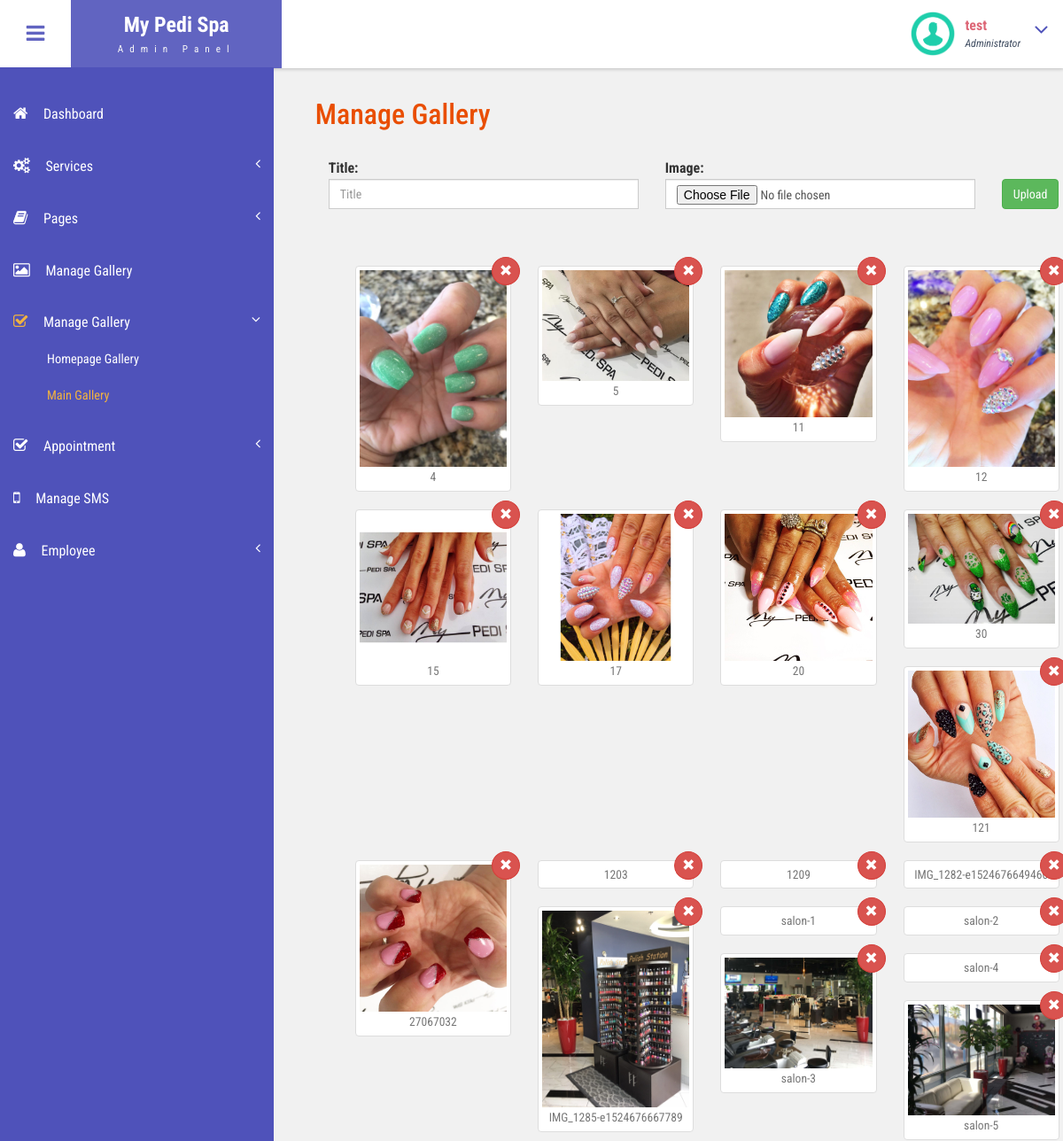
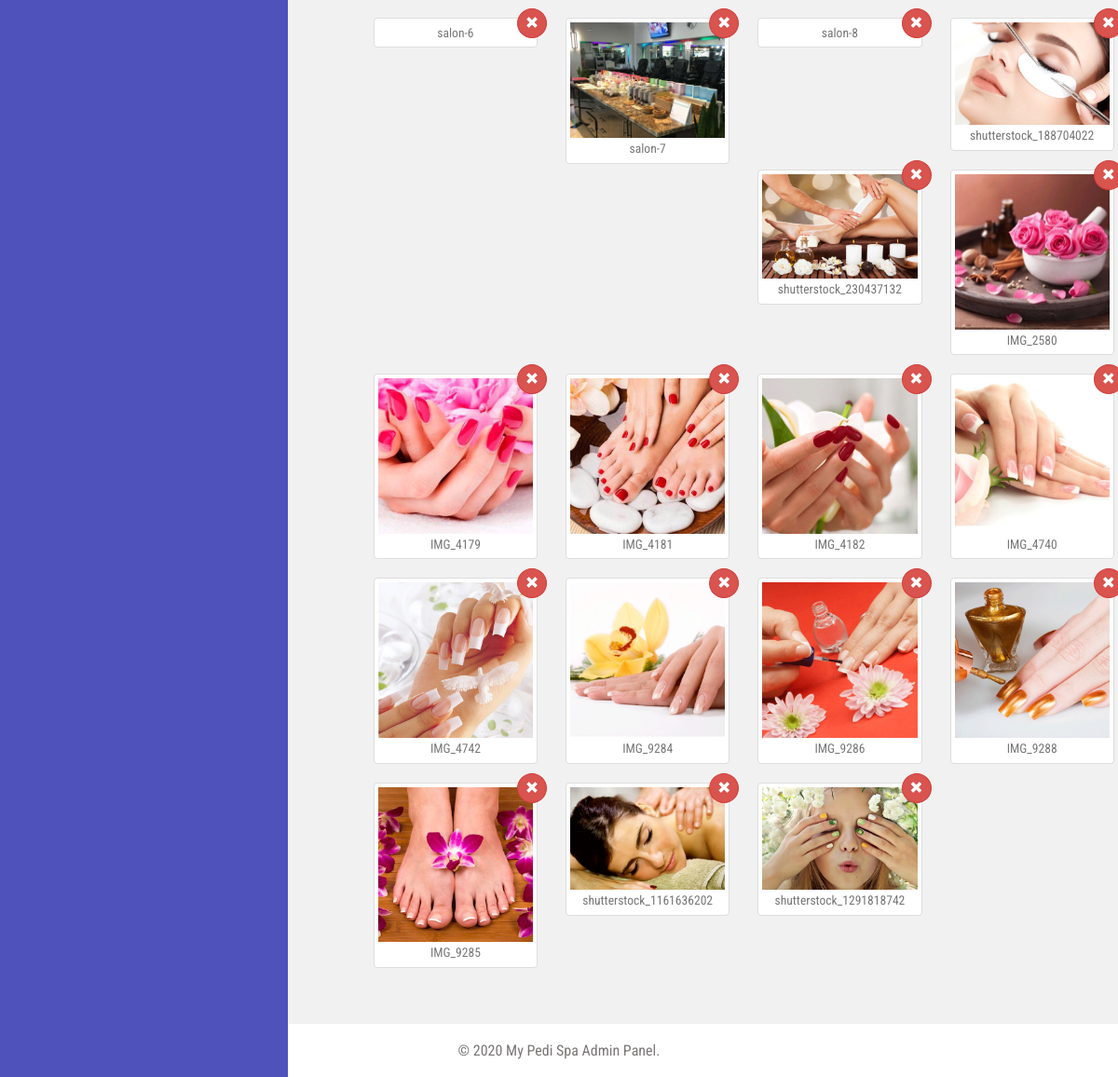
Page /admin/manage-gallery2.php (signed in) on the committed database (2 pictures, top to bottom).
### tables this page shows
CREATE TABLE `tblimage` (
  `id` int(10) UNSIGNED NOT NULL,
  `title` varchar(255) NOT NULL,
  `image` varchar(255) NOT NULL,
  `category` varchar(100) NOT NULL,
  `created_at` timestamp NULL DEFAULT current_timestamp(),
  `updated_at` timestamp NULL DEFAULT '0000-00-00 00:00:00' ON UPDATE current_timestamp()
);

### admin/manage-gallery2.php (the view, shortened to what this page needs)
<?php
include('includes/dbconnection.php');
if (strlen($_SESSION['bpmsaid']==0)) {
  header('location:logout.php');
  } else{
  ?>
<!DOCTYPE HTML>
<html>
<head>
<link href="css/bootstrap.css" rel='stylesheet' type='text/css' />
<link href="css/style.css" rel='stylesheet' type='text/css' />
<link href="css/font-awesome.css" rel="stylesheet">
<link href="css/animate.css" rel="stylesheet" type="text/css" media="all">
<link href="css/custom.css" rel="stylesheet">
</head>
<body class="cbp-spmenu-push">
	<div class="main-content">
		 <?php include_once('includes/sidebar.php');?>
		 <?php include_once('includes/header.php');?>
		<div id="page-wrapper">
			<div class="main-page">
			<div class="container">
    <h3 class="title1">Manage Gallery</h3>
    <form action="imageUpload2.php" class="form-image-upload" method="POST" enctype="multipart/form-data">
        <div class="row">
            <div class="col-md-4">
                <strong>Title:</strong>
                <input type="text" name="title" class="form-control" placeholder="Title">
            </div>
            <div class="col-md-4">
                <strong>Image:</strong>
                <input type="file" name="image" class="form-control">
            </div>
            <div class="col-md-1">
                <br/>
                <button type="submit" class="btn btn-success">Upload</button>
            </div>
        </div>
    </form>
  <div class="container" style="height: auto;">
        <div class="row flex-box flex-wrap-wrap flex-justify-left flex-align-left">
     <div class="col-sm-9">   <div class="row">
            <?php
            $sql = "SELECT * FROM tblimage WHERE category='main'";
            $images = mysqli_query($con,$sql);
            while($image = $images->fetch_assoc()){
            ?>
                <div class="col-sm-3">
                    <a class="thumbnail fancybox" rel="ligthbox" href="../assets/img/upload/<?php echo $image['image'] ?>">
                        <img  class="img-fluid" alt="" src="../assets/img/upload/<?php echo $image['image'] ?>" />
                        <div class='text-center'>
                            <small class='text-muted'><?php echo $image['title'] ?></small>
                        </div>
                    </a>
                    <form action="imageDelete.php" method="POST">
                    <button type="submit" class="close-icon btn btn-danger"><i class="glyphicon glyphicon-remove"></i></button>
                    </form>
               </div>
            <?php } ?>
 </div></div> <div class="col-sm-3"></div>
        </div>
    </div>
</div>
			</div>
		</div>
	</div>
		 <?php include_once('includes/footer.php');?>
</body>
</html>
<?php }  ?>

### admin/includes/sidebar.php (shortened to what this page needs)
<div class=" sidebar" role="navigation">
          <div class="navbar-collapse">
      <nav class="cbp-spmenu cbp-spmenu-vertical cbp-spmenu-left" id="cbp-spmenu-s1">
        <ul class="nav" id="side-menu">
          <li>
            <a href="dashboard.php"><i class="fa fa-home nav_icon"></i>Dashboard</a>
          </li>
          <li>
            <a href="add-services.php"><i class="fa fa-cogs nav_icon"></i>Services<span class="fa arrow"></span> </a>
          </li>
          <li class="">
            <a href="about-us.php"><i class="fa fa-book nav_icon"></i>Pages <span class="fa arrow"></span></a>
          </li>
          <li>
            <a href="manage-gallery.php"><i class="fa fa-picture-o nav_icon"></i></i>Manage Gallery</a>
          </li>
          <li>
            <a href="manage-gallery.php"><i class="fa fa-check-square-o nav_icon"></i>Manage Gallery<span class="fa arrow"></span></a>
            <ul class="nav nav-second-level collapse">
              <li>
                <a href="manage-gallery.php">Homepage Gallery</a>
              </li>
              <li>
                <a href="manage-gallery2.php">Main Gallery</a>
              </li>
            </ul>
          </li>
          <li>
            <a href="all-appointment.php"><i class="fa fa-check-square-o nav_icon"></i>Appointment<span class="fa arrow"></span></a>
          </li>
              <li>
            <a href="manage-sms.php"><i class="fa fa-mobile nav_icon"></i></i>Manage SMS</a>
          </li>
            <li>
            <a href="employee-list.php"><i class="fa fa-user nav_icon"></i>Employee<span class="fa arrow"></span></a>
          </li>
        </ul>
      </nav>
    </div>
  </div>

### admin/includes/header.php (shortened to what this page needs)
<div class="sticky-header header-section ">
      <div class="header-left">
        <button id="showLeftPush"><i class="fa fa-bars"></i></button>
        <div class="logo">
          <a href="dashboard.php">
            <h1>My Pedi Spa</h1>
            <span>Admin Panel</span>
          </a>
        </div>
      </div>
      <div class="header-right">
        <div class="profile_details">
        <?php
$adid=$_SESSION['bpmsaid'];
$ret=mysqli_query($con,"select AdminName from tbladmin where ID='$adid'");
$row=mysqli_fetch_array($ret);
$name=$row['AdminName'];
?>
          <ul>
            <li class="dropdown profile_details_drop">
              <a href="#" class="dropdown-toggle" data-toggle="dropdown" aria-expanded="false">
                <div class="profile_img">
                  <span class="prfil-img"><img src="images/download (1).png" alt="" width="50" height="50"> </span>
                  <div class="user-name">
                    <p><?php echo $name; ?></p>
                    <span>Administrator</span>
                  </div>
                  <i class="fa fa-angle-down lnr"></i>
                  <div class="clearfix"></div>
                </div>
              </a>
            </li>
          </ul>
        </div>
        <div class="clearfix"> </div>
      </div>
      <div class="clearfix"> </div>
    </div>

### admin/includes/footer.php
<div class="footer">
   <p>&copy; 2020 My Pedi Spa Admin Panel.</p>
</div>

### admin/css/style.css (style rules this page uses)
h4, h5, h6, h1, h2, h3 { margin: 0; }
ul, ol { margin: 0; }
p { margin: 0; }
html, body { font-family: 'Roboto Condensed', sans-serif; font-size: 100%; overflow-x: hidden; background: #fff; }
body a { transition: 0.5s all ease; -webkit-transition: 0.5s all ease; -moz-transition: 0.5s all ease; -o-transition: 0.5s all ease; -ms-transition: 0.5s all ease; text-decoration:none; }
h1,h2,h3,h4,h5,h6 { margin:0; }
p { margin:0; }
ul,label { margin:0; padding:0; }
.main-content { position: relative; }
.sticky-header { position: fixed; top: 0; left:0px; width: 100%; z-index: 100; }
.header-section { background:#FFF; box-shadow: 1px 1px 4px rgba(0, 0, 0, 0.21); -webkit-box-shadow: 1px 1px 4px rgba(0, 0, 0, 0.21); -moz-box-shadow: 1px 1px 4px rgba(0, 0, 0, 0.21); -o-box-shadow: 1px 1px 4px rgba(0, 0, 0, 0.21); }
.header-section::after { clear: both; display: block; content: ''; }
.header-left { float: left; width: 45%; }
.header-right { float: right; }
button#showLeftPush { font-size: 1.5em; width: 80px; padding: 0.87em 0; text-align: center; cursor: pointer; float: left; color: #6F6F6F; -moz-transition: all 0.2s ease-out 0s; -webkit-transition: all 0.2s ease-out 0s; transition: all 0.2s ease-out 0s; border: none; background-color: #fff; outline:none; }
.cbp-spmenu { position: fixed; }
.cbp-spmenu-vertical { width: 309px; height: 100%; top: 76px; z-index: 1000; background-color:#4F52BA; padding: 2em 0; }
.cbp-spmenu-left { left: 0; }
.cbp-spmenu-push { overflow-x: hidden; position: relative; }
.cbp-spmenu, .cbp-spmenu-push { -webkit-transition: all 0.3s ease; -moz-transition: all 0.3s ease; transition: all 0.3s ease; }
.cbp-spmenu-push div#page-wrapper { margin: 0 0 0 19.3em; transition:.5s all; -webkit-transition:.5s all; -moz-transition:.5s all; }
.sidebar ul li { margin-bottom: 1em; }
.sidebar ul li a { color: #FFFFFF; font-size: 1em; }
.sidebar .arrow { float: right; }
i.nav_icon { margin-right: 1em; font-size: 1.1em; }
.fa { display: inline-block; font-family: FontAwesome; font-style: normal; font-weight: normal; line-height: 1; -webkit-font-smoothing: antialiased; -moz-osx-font-smoothing: grayscale; }
.logo { background: #6164C1; text-align: center; float: left; }
.logo a { padding: 0.9em 3.3em .7em; display: block; text-decoration: none; }
.logo a h1 { color: #fff; font-size: 1.5em; line-height: 1.2em; font-weight: 700; }
.logo a span { color: #F8F8F8; font-size: .7em; text-align: center; letter-spacing: 7px; }
.sidebar .nav-second-level li a.active ,.sidebar ul li a.active { color: #F2B33F; }
li.active a i, .act a i { color: #F2B33F; }
.profile_details { float: right; }
.profile_details_drop a.dropdown-toggle { display:block; padding: 0.8em 3em 0 2em; }
.profile_img span.prfil-img { float:left; }
.user-name { float:left; margin-top:8px; margin-left:11px; height:35px; }
.profile_details ul li { list-style-type:none; position:relative; }
.profile_details li a i.fa.lnr { position: absolute; top: 34%; right: 8%; color: #4F52BA; font-size: 1.6em; }
.user-name p { font-size:1em; color:#DD6777; line-height:1em; font-weight:700; }
.user-name span { font-size: .75em; font-style: italic; color: #424f63; font-weight: normal; margin-top: .3em; }
.footer { background: #fff; padding: 1em; width: 100%; text-align:center; box-shadow: 0px -1px 4px rgba(0, 0, 0, 0.21); -webkit-box-shadow: 0px -1px 4px rgba(0, 0, 0, 0.21); -moz-box-shadow: 0px -1px 4px rgba(0, 0, 0, 0.21); -ms-box-shadow: 0px -1px 4px rgba(0, 0, 0, 0.21); -o-box-shadow: 0px -1px 4px rgba(0, 0, 0, 0.21); }
.footer p { color: #7A7676; font-size: 1em; line-height: 1.6em; }
.charts,.row { margin: 2em 0 0; }
h3.title1 { font-size: 2em; color: #e94e02; margin-bottom: 0.8em; }
.form-control { border-radius: inherit; }

### admin/css/custom.css (style rules this page uses)
#page-wrapper { padding:7em 2em 2.5em; background-color: #F1F1F1; }
.sidebar .arrow { float: right; }
.sidebar .fa.arrow:before { content: "\f104"; }
.sidebar .active>a>.fa.arrow:before { content: "\f107"; }
.sidebar .nav-second-level li, .sidebar .nav-third-level li { border-bottom: 0!important; margin-bottom: 0; }
.sidebar .nav-second-level li a { padding-left: 53px; font-size: .9em; }

### admin/manage-gallery2.php (style rules this page uses)
.close-icon { border-radius: 50%; position: absolute; right: 5px; top: -10px; padding: 5px 8px; }

### rows in the picture
tblimage: image (picture), title "4"
tblimage: image (picture), title "5"
tblimage: image (picture), title "11"
tblimage: image (picture), title "12"
tblimage: image (picture), title "15"
tblimage: image (picture), title "17"
tblimage: image (picture), title "20"
tblimage: image (picture), title "30"
tblimage: image (picture), title "121"
tblimage: image (picture), title "27067032"
tblimage: title "1203"
tblimage: title "1209"
tblimage: title "IMG_1282-e1524676649460"
tblimage: image (picture), title "IMG_1285-e1524676667789"
tblimage: title "salon-1"
tblimage: title "salon-2"
tblimage: image (picture), title "salon-3"
tblimage: title "salon-4"
tblimage: image (picture), title "salon-5"
tblimage: title "salon-6"
tblimage: image (picture), title "salon-7"
tblimage: title "salon-8"
tblimage: image (picture), title "shutterstock_188704022"
tblimage: image (picture), title "shutterstock_230437132"
tblimage: image (picture), title "IMG_2580"
tblimage: image (picture), title "IMG_4179"
tblimage: image (picture), title "IMG_4181"
tblimage: image (picture), title "IMG_4182"
tblimage: image (picture), title "IMG_4740"
tblimage: image (picture), title "IMG_4742"
tblimage: image (picture), title "IMG_9284"
tblimage: image (picture), title "IMG_9286"
tblimage: image (picture), title "IMG_9288"
tblimage: image (picture), title "IMG_9285"
tblimage: image (picture), title "shutterstock_1161636202"
tblimage: image (picture), title "shutterstock_1291818742"

### other values in the picture
$name "test"
